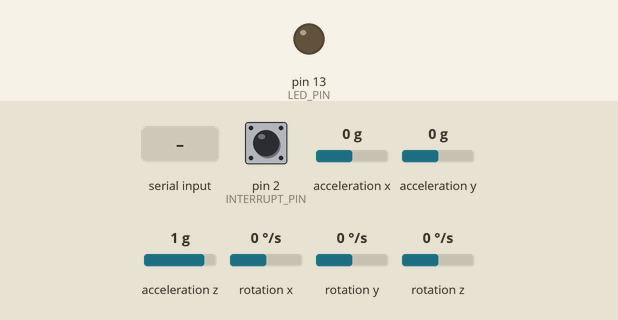
The sketch below on a simulated Arduino Uno, built with avr-gcc and run on an emulated ATmega328P. Shown: output pins drawn as LEDs (lit = HIGH). The test bench sets the inputs (shaded band); at power-on: pin 2 (INTERRUPT_PIN) LOW, acceleration x 0 g, acceleration y 0 g, acceleration z 1 g, rotation x 0 °/s, rotation y 0 °/s, rotation z 0 °/s. The sensor or clock chip raises its interrupt line as the real part does; what the sketch prints to the serial monitor is not drawn.

Above: at 0.1 s.
At 5.7 s:
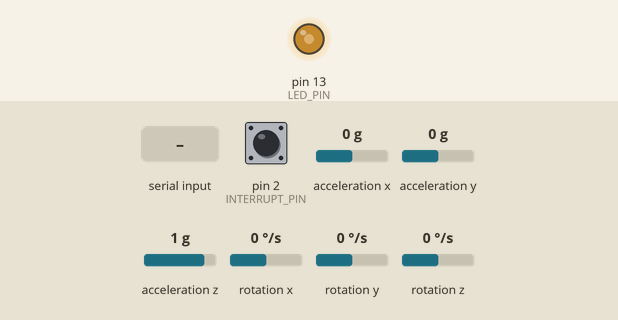
5.8 s: "1\n" received over the second serial link
Timing chart, 0 to 8.8 s (numbered marks = the images above; inputs shaded):
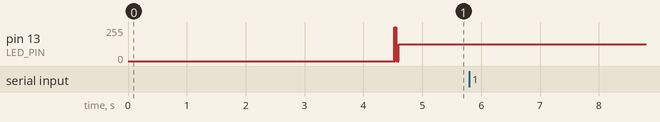

Measured:
- after the input at 5.8 s, every drawn part: stays the same

The sketch:

MPU6050_DMP6_Myver__2_.ino
```cpp
// I2Cdev and MPU6050 must be installed as libraries, or else the .cpp/.h files
// for both classes must be in the include path of your project
#include "I2Cdev.h"
#include <SoftwareSerial.h> //library for using bluetooth module
#include "MPU6050_6Axis_MotionApps20.h"
//#include "MPU6050.h" // not necessary if using MotionApps include file

// Arduino Wire library is required if I2Cdev I2CDEV_ARDUINO_WIRE implementation
// is used in I2Cdev.h
#if I2CDEV_IMPLEMENTATION == I2CDEV_ARDUINO_WIRE
    #include "Wire.h"
#endif

// class default I2C address is 0x68
// specific I2C addresses may be passed as a parameter here
// AD0 low = 0x68 (default for SparkFun breakout and InvenSense evaluation board)
// AD0 high = 0x69
MPU6050 mpu;
SoftwareSerial btSerial(10, 11); // RX, TX
//MPU6050 mpu(0x69); // <-- use for AD0 high

/* =========================================================================
   NOTE: In addition to connection 3.3v, GND, SDA, and SCL, this sketch
   depends on the MPU-6050's INT pin being connected to the Arduino's
   external interrupt #0 pin. On the Arduino Uno and Mega 2560, this is
   digital I/O pin 2.
 * ========================================================================= */

/* =========================================================================
   NOTE: Arduino v1.0.1 with the Leonardo board generates a compile error
   when using Serial.write(buf, len). The Teapot output uses this method.
   The solution requires a modification to the Arduino USBAPI.h file, which
   is fortunately simple, but annoying. This will be fixed in the next IDE
   release. For more info, see these links:

   http://arduino.cc/forum/index.php/topic,109987.0.html
   http://code.google.com/p/arduino/issues/detail?id=958
 * ========================================================================= */


// uncomment "OUTPUT_READABLE_QUATERNION" if you want to see the actual
// quaternion components in a [w, x, y, z] format (not best for parsing
// on a remote host such as Processing or something though)
//#define OUTPUT_READABLE_QUATERNION

// uncomment "OUTPUT_READABLE_EULER" if you want to see Euler angles
// (in degrees) calculated from the quaternions coming from the FIFO.
// Note that Euler angles suffer from gimbal lock (for more info, see
// http://en.wikipedia.org/wiki/Gimbal_lock)
//#define OUTPUT_READABLE_EULER

// uncomment "OUTPUT_READABLE_YAWPITCHROLL" if you want to see the yaw/
// pitch/roll angles (in degrees) calculated from the quaternions coming
// from the FIFO. Note this also requires gravity vector calculations.
// Also note that yaw/pitch/roll angles suffer from gimbal lock (for
// more info, see: http://en.wikipedia.org/wiki/Gimbal_lock)
#define OUTPUT_READABLE_YAWPITCHROLL

// uncomment "OUTPUT_READABLE_REALACCEL" if you want to see acceleration
// components with gravity removed. This acceleration reference frame is
// not compensated for orientation, so +X is always +X according to the
// sensor, just without the effects of gravity. If you want acceleration
// compensated for orientation, us OUTPUT_READABLE_WORLDACCEL instead.
//#define OUTPUT_READABLE_REALACCEL

// uncomment "OUTPUT_READABLE_WORLDACCEL" if you want to see acceleration
// components with gravity removed and adjusted for the world frame of
// reference (yaw is relative to initial orientation, since no magnetometer
// is present in this case). Could be quite handy in some cases.
//#define OUTPUT_READABLE_WORLDACCEL

// uncomment "OUTPUT_TEAPOT" if you want output that matches the
// format used for the InvenSense teapot demo
//#define OUTPUT_TEAPOT

#define INTERRUPT_PIN 2  // use pin 2 on Arduino Uno & most boards
#define LED_PIN 13 // (Arduino is 13, Teensy is 11, Teensy++ is 6)
bool blinkState = false;

// MPU control/status vars
bool dmpReady = false;  // set true if DMP init was successful
uint8_t mpuIntStatus;   // holds actual interrupt status byte from MPU
uint8_t devStatus;      // return status after each device operation (0 = success, !0 = error)
uint16_t packetSize;    // expected DMP packet size (default is 42 bytes)
uint16_t fifoCount;     // count of all bytes currently in FIFO
uint8_t fifoBuffer[64]; // FIFO storage buffer

// orientation/motion vars
Quaternion q;           // [w, x, y, z]         quaternion container
VectorInt16 aa;         // [x, y, z]            accel sensor measurements
VectorInt16 aaReal;     // [x, y, z]            gravity-free accel sensor measurements
VectorInt16 aaWorld;    // [x, y, z]            world-frame accel sensor measurements
VectorFloat gravity;    // [x, y, z]            gravity vector
float euler[3];         // [psi, theta, phi]    Euler angle container
float ypr[3];           // [yaw, pitch, roll]   yaw/pitch/roll container and gravity vector

// packet structure for InvenSense teapot demo
uint8_t teapotPacket[14] = { '$', 0x02, 0,0, 0,0, 0,0, 0,0, 0x00, 0x00, '\r', '\n' };


// ================================================================
// ===               INTERRUPT DETECTION ROUTINE                ===
// ================================================================

volatile bool mpuInterrupt = false;     // indicates whether MPU interrupt pin has gone high
void dmpDataReady() {
    mpuInterrupt = true;
}


// ================================================================
// ===                      INITIAL SETUP                       ===
// ================================================================

void setup() {
    // join I2C bus (I2Cdev library doesn't do this automatically)
    #if I2CDEV_IMPLEMENTATION == I2CDEV_ARDUINO_WIRE
        Wire.begin();
        Wire.setClock(400000); // 400kHz I2C clock. Comment this line if having compilation difficulties
    #elif I2CDEV_IMPLEMENTATION == I2CDEV_BUILTIN_FASTWIRE
        Fastwire::setup(400, true);
    #endif

    // initialize serial communication
    // (115200 chosen because it is required for Teapot Demo output, but it's
    // really up to you depending on your project)
    Serial.begin(115200);
    btSerial.begin(38400);
    while (!Serial); // wait for Leonardo enumeration, others continue immediately

    // NOTE: 8MHz or slower host processors, like the Teensy @ 3.3V or Arduino
    // Pro Mini running at 3.3V, cannot handle this baud rate reliably due to
    // the baud timing being too misaligned with processor ticks. You must use
    // 38400 or slower in these cases, or use some kind of external separate
    // crystal solution for the UART timer.

    // initialize device
    Serial.println(F("Initializing I2C devices..."));
    mpu.initialize();
    pinMode(INTERRUPT_PIN, INPUT);

    // verify connection
    Serial.println(F("Testing device connections..."));
    Serial.println(mpu.testConnection() ? F("MPU6050 connection successful") : F("MPU6050 connection failed"));

    // wait for ready
   /* Serial.println(F("\nSend any character to begin DMP programming and demo: "));
    while (Serial.available() && Serial.read()); // empty buffer
    while (!Serial.available());                 // wait for data
    while (Serial.available() && Serial.read()); // empty buffer again*/
    delay(4000);

    // load and configure the DMP
    Serial.println(F("Initializing DMP..."));
    devStatus = mpu.dmpInitialize();

    // supply your own gyro offsets here, scaled for min sensitivity
    mpu.setXGyroOffset(-119);
    mpu.setYGyroOffset(32);
    mpu.setZGyroOffset(11);
    mpu.setZAccelOffset(514); // 1688 factory default for my test chip

    // make sure it worked (returns 0 if so)
    if (devStatus == 0) {
        // Calibration Time: generate offsets and calibrate our MPU6050
        mpu.CalibrateAccel(6);
        mpu.CalibrateGyro(6);
        mpu.PrintActiveOffsets();
        // turn on the DMP, now that it's ready
        Serial.println(F("Enabling DMP..."));
        mpu.setDMPEnabled(true);

        // enable Arduino interrupt detection
        Serial.print(F("Enabling interrupt detection (Arduino external interrupt "));
        Serial.print(digitalPinToInterrupt(INTERRUPT_PIN));
        Serial.println(F(")..."));
        attachInterrupt(digitalPinToInterrupt(INTERRUPT_PIN), dmpDataReady, RISING);
        mpuIntStatus = mpu.getIntStatus();

        // set our DMP Ready flag so the main loop() function knows it's okay to use it
        Serial.println(F("DMP ready! Waiting for first interrupt..."));
        dmpReady = true;

        // get expected DMP packet size for later comparison
        packetSize = mpu.dmpGetFIFOPacketSize();
    } else {
        // ERROR!
        // 1 = initial memory load failed
        // 2 = DMP configuration updates failed
        // (if it's going to break, usually the code will be 1)
        Serial.print(F("DMP Initialization failed (code "));
        Serial.print(devStatus);
        Serial.println(F(")"));
    }

    // configure LED for output
    pinMode(LED_PIN, OUTPUT);
}


// ================================================================
// ===                    MAIN PROGRAM LOOP                     ===
// ================================================================

void loop() {
    // if programming failed, don't try to do anything
    if (!dmpReady) return;

    // wait for MPU interrupt or extra packet(s) available
    while (!mpuInterrupt && fifoCount < packetSize) {
        if (mpuInterrupt && fifoCount < packetSize) {
          // try to get out of the infinite loop
          fifoCount = mpu.getFIFOCount();
        }
        // other program behavior stuff here
        // .
        // .
        // .
        // if you are really paranoid you can frequently test in between other
        // stuff to see if mpuInterrupt is true, and if so, "break;" from the
        // while() loop to immediately process the MPU data
        // .
        // .
        // .
    }

    // reset interrupt flag and get INT_STATUS byte
    mpuInterrupt = false;
    mpuIntStatus = mpu.getIntStatus();

    // get current FIFO count
    fifoCount = mpu.getFIFOCount();
	if(fifoCount < packetSize){
	        //Lets go back and wait for another interrupt. We shouldn't be here, we got an interrupt from another event
			// This is blocking so don't do it   while (fifoCount < packetSize) fifoCount = mpu.getFIFOCount();
	}
    // check for overflow (this should never happen unless our code is too inefficient)
    else if ((mpuIntStatus & (0x01 << MPU6050_INTERRUPT_FIFO_OFLOW_BIT)) || fifoCount >= 1024) {
        // reset so we can continue cleanly
        mpu.resetFIFO();
      //  fifoCount = mpu.getFIFOCount();  // will be zero after reset no need to ask
        Serial.println(F("FIFO overflow!"));

    // otherwise, check for DMP data ready interrupt (this should happen frequently)
    } else if (mpuIntStatus & (0x01 << MPU6050_INTERRUPT_DMP_INT_BIT)) {

        // read a packet from FIFO
	while(fifoCount >= packetSize){ // Lets catch up to NOW, someone is using the dreaded delay()!
		mpu.getFIFOBytes(fifoBuffer, packetSize);
		// track FIFO count here in case there is > 1 packet available
		// (this lets us immediately read more without waiting for an interrupt)
		fifoCount -= packetSize;
	}
 // display Euler angles in degrees
 mpu.dmpGetQuaternion(&q, fifoBuffer);
 mpu.dmpGetGravity(&gravity, &q);
 mpu.dmpGetYawPitchRoll(ypr, &q, &gravity);
 char command;
 int yaw=ypr[0] * 180/M_PI;
 int pitch=ypr[1] * 180/M_PI;
 int roll=ypr[2] * 180/M_PI;
 Serial.print("ypr\t");
 Serial.print(yaw);
 Serial.print("\t");
 Serial.print(pitch);
 Serial.print("\t");
 Serial.print(roll);
 Serial.print("\t");
   if (btSerial.available()) {
      if ((pitch<90)&&(roll==0)){
          command=2;
        }
      else if( (pitch >90)&&(roll==0)){
          command=3;
        }
        btSerial.write(command);

  }Serial.println(command);


        // blink LED to indicate activity
        blinkState = !blinkState;
        digitalWrite(LED_PIN, blinkState);
    }
}
```
